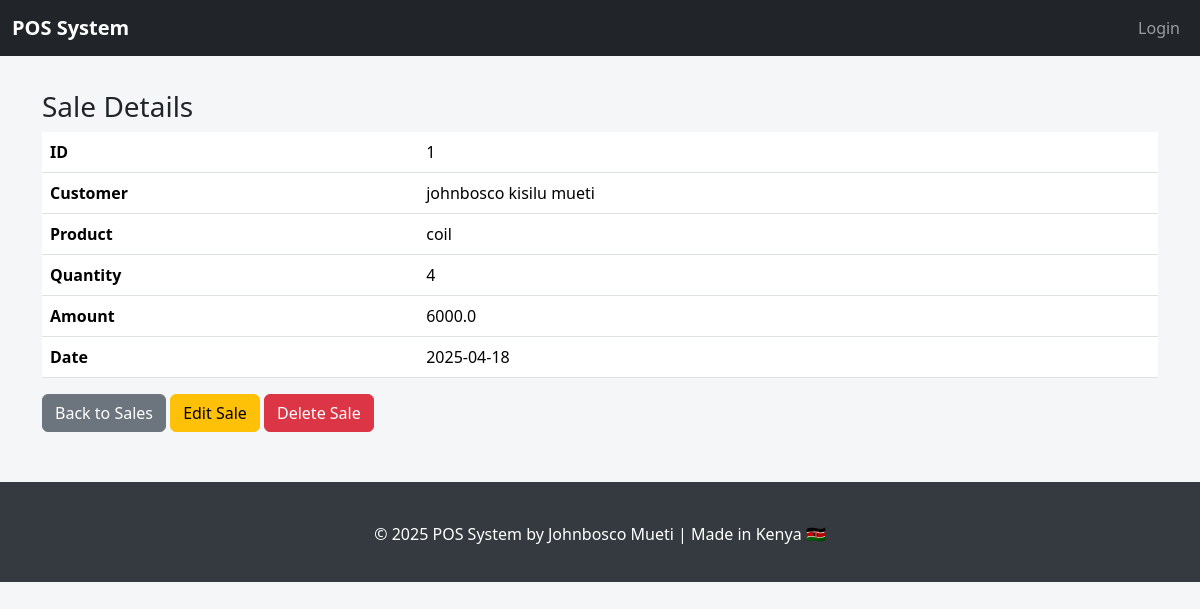
The app's page /view_sale/1 (signed in) with its own data.
### app/models.py (models this page shows, shortened)
class Sale(db.Model):
    id = db.Column(db.Integer, primary_key=True)
    amount = db.Column(db.Float, nullable=False)
    date = db.Column(db.Date, default=datetime.utcnow)
    user_id = db.Column(db.Integer, db.ForeignKey('user.id'), nullable=False)  # ForeignKey to User
    user = db.relationship('User', backref=db.backref('sales', lazy=True))  # Relationship with User
    product_id = db.Column(db.Integer, db.ForeignKey('product.id'), nullable=False)  # ForeignKey to Product
    product = db.relationship('Product', backref=db.backref('sales', lazy=True))  # Relationship with Product
    quantity = db.Column(db.Integer, nullable=False)

class User(db.Model, UserMixin):
    id = db.Column(db.Integer, primary_key=True)
    username = db.Column(db.String(100), unique=True, nullable=False)
    email = db.Column(db.String(120), unique=True, nullable=False)
    password = db.Column(db.String(200), nullable=False)
    role = db.Column(db.String(50), default='cashier')  # can be admin, manager, cashier

class Product(db.Model):
    id = db.Column(db.Integer, primary_key=True)
    name = db.Column(db.String(100), nullable=False)
    price = db.Column(db.Float, nullable=False)
    quantity = db.Column(db.Integer, nullable=False)
    date_added = db.Column(db.DateTime, default=datetime.utcnow)

### app/routes.py (the view)
@main.route('/view_sale/<int:sale_id>')
@login_required
def view_sale(sale_id):
    sale = Sale.query.get_or_404(sale_id)
    return render_template('view_sale.html', sale=sale)

### app/models.py (called while the page is built)
@login_manager.user_loader
def load_user(user_id):
    return User.query.get(int(user_id))

### app/routes.py (called while the page is built)
@main.app_context_processor
def inject_now():
    return {'current_year': datetime.now().year}

### app/templates/view_sale.html
{% extends 'base.html' %}
{% block content %}
    <h3>Sale Details</h3>
    <table class="table">
        <tr>
            <th>ID</th>
            <td>{{ sale.id }}</td>
        </tr>
        <tr>
            <th>Customer</th>
            <td>{{ sale.user.username }}</td>
        </tr>
        <tr>
            <th>Product</th>
            <td>{{ sale.product.name }}</td>
        </tr>
        <tr>
            <th>Quantity</th>
            <td>{{ sale.quantity }}</td>
        </tr>
        <tr>
            <th>Amount</th>
            <td>{{ sale.amount }}</td>
        </tr>
        <tr>
            <th>Date</th>
            <td>{{ sale.date }}</td>
        </tr>
    </table>
    <a href="{{ url_for('main.sales') }}" class="btn btn-secondary">Back to Sales</a>
    <a href="{{ url_for('main.edit_sale', sale_id=sale.id) }}" class="btn btn-warning">Edit Sale</a>
    <a href="{{ url_for('main.delete_sale', sale_id=sale.id) }}" class="btn btn-danger" onclick="return confirm('Are you sure you want to delete this sale?')">Delete Sale</a>
{% endblock %}

### app/templates/base.html (style rules this page uses)
body { padding-top: 70px; background-color: #f4f6f8; }

### records on screen
Sale: id "1", quantity "4", amount "6000.0", date "2025-04-18"
User: user.username "johnbosco kisilu mueti"
Product: product.name "coil"
